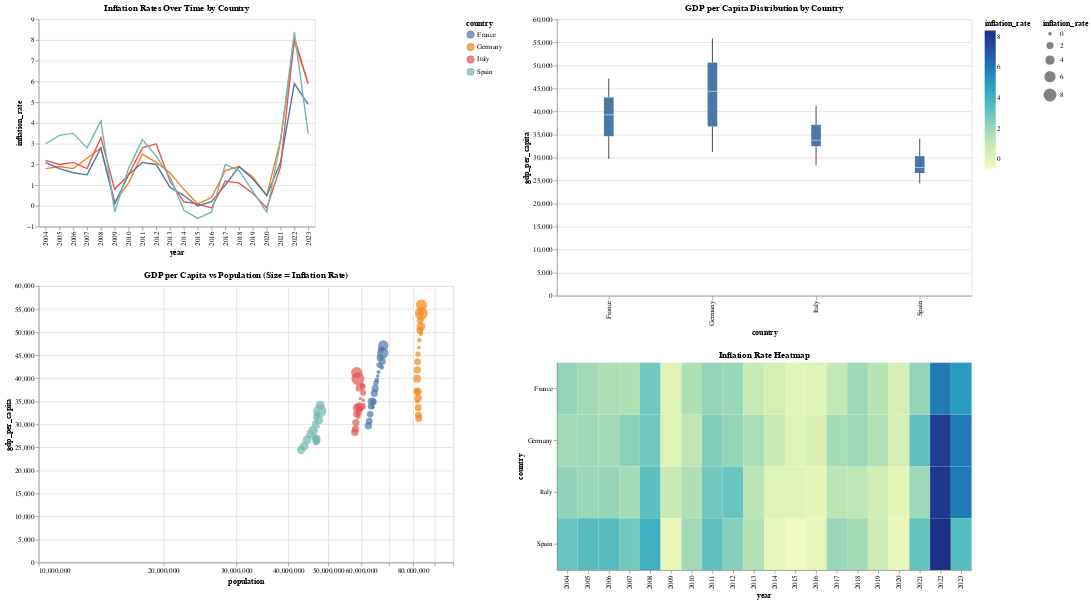

The code cell stored with this chart in its notebook:
### Code cell
# You can also create a dashboard by combining charts:
(inflation_chart & gdp_pop_chart) | (gdp_box & heatmap)

### Figure 1 — Vega-Lite specification as saved in the notebook (floating-point values rounded to 4 significant figures)
{"config": {"view": {"continuousWidth": 300, "continuousHeight": 300}}, "hconcat": [{"vconcat": [{"mark": {"type": "line"}, "encoding": {"color": {"field": "country", "type": "nominal"}, "tooltip": [{"field": "country", "type": "nominal"}, {"field": "year", "type": "quantitative"}, {"field": "inflation_rate", "type": "quantitative"}], "x": {"field": "year", "type": "ordinal"}, "y": {"field": "inflation_rate", "type": "quantitative"}}, "title": "Inflation Rates Over Time by Country"}, {"mark": {"type": "circle"}, "encoding": {"color": {"field": "country", "type": "nominal"}, "size": {"field": "inflation_rate", "type": "quantitative"}, "tooltip": [{"field": "country", "type": "nominal"}, {"field": "year", "type": "quantitative"}, {"field": "gdp_per_capita", "type": "quantitative"}, {"field": "population", "type": "quantitative"}, {"field": "inflation_rate", "type": "quantitative"}], "x": {"field": "population", "scale": {"type": "log"}, "type": "quantitative"}, "y": {"field": "gdp_per_capita", "type": "quantitative"}}, "height": 400, "title": "GDP per Capita vs Population (Size = Inflation Rate)", "width": 600}]}, {"vconcat": [{"mark": {"type": "boxplot"}, "encoding": {"x": {"field": "country", "type": "nominal"}, "y": {"field": "gdp_per_capita", "type": "quantitative"}}, "height": 400, "title": "GDP per Capita Distribution by Country", "width": 600}, {"mark": {"type": "rect"}, "encoding": {"color": {"field": "inflation_rate", "type": "quantitative"}, "tooltip": [{"field": "country", "type": "nominal"}, {"field": "year", "type": "quantitative"}, {"field": "inflation_rate", "type": "quantitative"}], "x": {"field": "year", "type": "ordinal"}, "y": {"field": "country", "type": "nominal"}}, "height": 300, "title": "Inflation Rate Heatmap", "width": 600}]}], "data": {"name": "data-1277d1753cfc313ed19aec1cef3f479d"}, "$schema": "https://vega.github.io/schema/vega-lite/v5.20.1.json", "datasets": {"data-1277d1753cfc313ed19aec1cef3f479d": [{"country": "Germany", "year": 2004, "inflation_rate": 1.8, "population": 82500000, "gdp_per_capita": 31240}, {"country": "Germany", "year": 2005, "inflation_rate": 1.9, "population": 82400000, "gdp_per_capita": 31950}, {"country": "Germany", "year": 2006, "inflation_rate": 1.8, "population": 82300000, "gdp_per_capita": 33580}, {"country": "Germany", "year": 2007, "inflation_rate": 2.3, "population": 82200000, "gdp_per_capita": 35650}, {"country": "Germany", "year": 2008, "inflation_rate": 2.8, "population": 82000000, "gdp_per_capita": 37120}, {"country": "Germany", "year": 2009, "inflation_rate": 0.2, "population": 81800000, "gdp_per_capita": 34890}, {"country": "Germany", "year": 2010, "inflation_rate": 1.1, "population": 81750000, "gdp_per_capita": 37120}, {"country": "Germany", "year": 2011, "inflation_rate": 2.5, "population": 81800000, "gdp_per_capita": 39890}, {"country": "Germany", "year": 2012, "inflation_rate": 2.1, "population": 81900000, "gdp_per_capita": 41830}, {"country": "Germany", "year": 2013, "inflation_rate": 1.6, "population": 82000000, "gdp_per_capita": 43560}, {"country": "Germany", "year": 2014, "inflation_rate": 0.8, "population": 82200000, "gdp_per_capita": 45230}, {"country": "Germany", "year": 2015, "inflation_rate": 0.1, "population": 82600000, "gdp_per_capita": 46640}, {"country": "Germany", "year": 2016, "inflation_rate": 0.4, "population": 82800000, "gdp_per_capita": 48260}, {"country": "Germany", "year": 2017, "inflation_rate": 1.7, "population": 83000000, "gdp_per_capita": 50425}, {"country": "Germany", "year": 2018, "inflation_rate": 1.9, "population": 83200000, "gdp_per_capita": 52559}, {"country": "Germany", "year": 2019, "inflation_rate": 1.4, "population": 83400000, "gdp_per_capita": 54076}, {"country": "Germany", "year": 2020, "inflation_rate": 0.5, "population": 83500000, "gdp_per_capita": 49677}, {"country": "Germany", "year": 2021, "inflation_rate": 3.2, "population": 83600000, "gdp_per_capita": 51203}, {"country": "Germany", "year": 2022, "inflation_rate": 7.9, "population": 83700000, "gdp_per_capita": 54076}, {"country": "Germany", "year": 2023, "inflation_rate": 5.9, "population": 83800000, "gdp_per_capita": 55890}, {"country": "France", "year": 2004, "inflation_rate": 2.1, "population": 62400000, "gdp_per_capita": 29692}, {"country": "France", "year": 2005, "inflation_rate": 1.8, "population": 62700000, "gdp_per_capita": 30688}, {"country": "France", "year": 2006, "inflation_rate": 1.6, "population": 63000000, "gdp_per_capita": 32150}, {"country": "France", "year": 2007, "inflation_rate": 1.5, "population": 63300000, "gdp_per_capita": 33890}, {"country": "France", "year": 2008, "inflation_rate": 2.8, "population": 63600000, "gdp_per_capita": 34950}, {"country": "France", "year": 2009, "inflation_rate": 0.1, "population": 63900000, "gdp_per_capita": 33680}, {"country": "France", "year": 2010, "inflation_rate": 1.5, "population": 64200000, "gdp_per_capita": 34880}, {"country": "France", "year": 2011, "inflation_rate": 2.1, "population": 64500000, "gdp_per_capita": 36750}, {"country": "France", "year": 2012, "inflation_rate": 2.0, "population": 64800000, "gdp_per_capita": 37780}, {"country": "France", "year": 2013, "inflation_rate": 0.9, "population": 65100000, "gdp_per_capita": 38950}, {"country": "France", "year": 2014, "inflation_rate": 0.5, "population": 65400000, "gdp_per_capita": 39570}, {"country": "France", "year": 2015, "inflation_rate": 0.0, "population": 65700000, "gdp_per_capita": 40470}, {"country": "France", "year": 2016, "inflation_rate": 0.2, "population": 66000000, "gdp_per_capita": 41340}, {"country": "France", "year": 2017, "inflation_rate": 1.0, "population": 66300000, "gdp_per_capita": 42850}, {"country": "France", "year": 2018, "inflation_rate": 1.9, "population": 66600000, "gdp_per_capita": 44450}, {"country": "France", "year": 2019, "inflation_rate": 1.3, "population": 66900000, "gdp_per_capita": 46240}, {"country": "France", "year": 2020, "inflation_rate": 0.5, "population": 67200000, "gdp_per_capita": 42330}, {"country": "France", "year": 2021, "inflation_rate": 2.1, "population": 67400000, "gdp_per_capita": 43658}, {"country": "France", "year": 2022, "inflation_rate": 5.9, "population": 67600000, "gdp_per_capita": 45454}, {"country": "France", "year": 2023, "inflation_rate": 4.9, "population": 67800000, "gdp_per_capita": 47120}, {"country": "Italy", "year": 2004, "inflation_rate": 2.2, "population": 57888000, "gdp_per_capita": 28280}, {"country": "Italy", "year": 2005, "inflation_rate": 2.0, "population": 58064000, "gdp_per_capita": 28934}, {"country": "Italy", "year": 2006, "inflation_rate": 2.1, "population": 58223000, "gdp_per_capita": 30364}, {"country": "Italy", "year": 2007, "inflation_rate": 1.8, "population": 58438000, "gdp_per_capita": 32250}, {"country": "Italy", "year": 2008, "inflation_rate": 3.3, "population": 58652000, "gdp_per_capita": 33560}, {"country": "Italy", "year": 2009, "inflation_rate": 0.8, "population": 58947000, "gdp_per_capita": 31750}, {"country": "Italy", "year": 2010, "inflation_rate": 1.5, "population": 59190000, "gdp_per_capita": 32540}, {"country": "Italy", "year": 2011, "inflation_rate": 2.8, "population": 59364000, "gdp_per_capita": 33870}, {"country": "Italy", "year": 2012, "inflation_rate": 3.0, "population": 59394000, "gdp_per_capita": 33560}, {"country": "Italy", "year": 2013, "inflation_rate": 1.2, "population": 59685000, "gdp_per_capita": 33450}, {"country": "Italy", "year": 2014, "inflation_rate": 0.2, "population": 60783000, "gdp_per_capita": 33680}, {"country": "Italy", "year": 2015, "inflation_rate": 0.1, "population": 60796000, "gdp_per_capita": 34220}, {"country": "Italy", "year": 2016, "inflation_rate": -0.1, "population": 60666000, "gdp_per_capita": 35220}, {"country": "Italy", "year": 2017, "inflation_rate": 1.2, "population": 60589000, "gdp_per_capita": 36840}, {"country": "Italy", "year": 2018, "inflation_rate": 1.1, "population": 60484000, "gdp_per_capita": 38140}, {"country": "Italy", "year": 2019, "inflation_rate": 0.6, "population": 60360000, "gdp_per_capita": 38480}, {"country": "Italy", "year": 2020, "inflation_rate": -0.1, "population": 59641000, "gdp_per_capita": 35570}, {"country": "Italy", "year": 2021, "inflation_rate": 1.9, "population": 59236000, "gdp_per_capita": 37890}, {"country": "Italy", "year": 2022, "inflation_rate": 8.1, "population": 58853000, "gdp_per_capita": 39870}, {"country": "Italy", "year": 2023, "inflation_rate": 5.9, "population": 58478000, "gdp_per_capita": 41240}, {"country": "Spain", "year": 2004, "inflation_rate": 3.0, "population": 42921000, "gdp_per_capita": 24390}, {"country": "Spain", "year": 2005, "inflation_rate": 3.4, "population": 43653000, "gdp_per_capita": 25250}, {"country": "Spain", "year": 2006, "inflation_rate": 3.5, "population": 44397000, "gdp_per_capita": 26640}, {"country": "Spain", "year": 2007, "inflation_rate": 2.8, "population": 45226000, "gdp_per_capita": 27860}, {"country": "Spain", "year": 2008, "inflation_rate": 4.1, "population": 45954000, "gdp_per_capita": 28650}, {"country": "Spain", "year": 2009, "inflation_rate": -0.3, "population": 46362000, "gdp_per_capita": 26920}, {"country": "Spain", "year": 2010, "inflation_rate": 1.8, "population": 46577000, "gdp_per_capita": 26960}, {"country": "Spain", "year": 2011, "inflation_rate": 3.2, "population": 46743000, "gdp_per_capita": 26850}, {"country": "Spain", "year": 2012, "inflation_rate": 2.4, "population": 46773000, "gdp_per_capita": 26350}, {"country": "Spain", "year": 2013, "inflation_rate": 1.4, "population": 46620000, "gdp_per_capita": 26120}, {"country": "Spain", "year": 2014, "inflation_rate": -0.2, "population": 46480000, "gdp_per_capita": 26640}, {"country": "Spain", "year": 2015, "inflation_rate": -0.6, "population": 46450000, "gdp_per_capita": 27840}, {"country": "Spain", "year": 2016, "inflation_rate": -0.3, "population": 46440000, "gdp_per_capita": 28850}, {"country": "Spain", "year": 2017, "inflation_rate": 2.0, "population": 46533000, "gdp_per_capita": 30120}, {"country": "Spain", "year": 2018, "inflation_rate": 1.7, "population": 46723000, "gdp_per_capita": 31620}, {"country": "Spain", "year": 2019, "inflation_rate": 0.7, "population": 47133000, "gdp_per_capita": 32340}, {"country": "Spain", "year": 2020, "inflation_rate": -0.3, "population": 47351000, "gdp_per_capita": 29460}, {"country": "Spain", "year": 2021, "inflation_rate": 3.1, "population": 47399000, "gdp_per_capita": 30890}, {"country": "Spain", "year": 2022, "inflation_rate": 8.4, "population": 47615000, "gdp_per_capita": 32860}, {"country": "Spain", "year": 2023, "inflation_rate": 3.5, "population": 47755000, "gdp_per_capita": 34120}]}}
